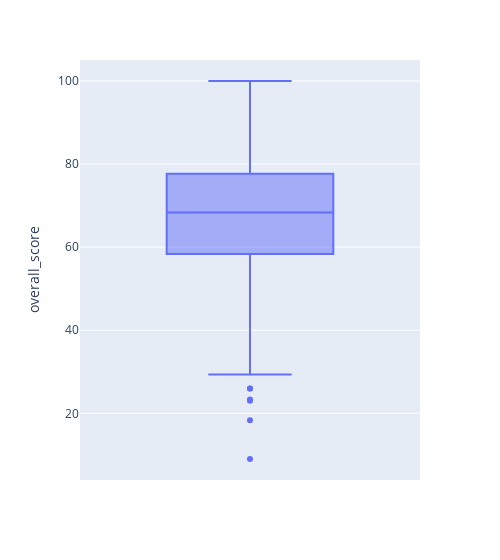

Here is the notebook cell this chart was saved with:
### Code cell
df.boxplot()
df.rename(columns={'math score':'math_score', 'reading score':'reading_score', 'writing score':'writing_score' })
g= px.box(df, y='overall_score', width=500)
g.show()

### Figure 1 — Plotly figure (JSON) as saved in the notebook; plotly's stock layout.template omitted (floating-point values rounded to 4 significant figures; data arrays with more than 128 entries replaced by an {"elided": "..."} marker saying what was removed)
{"data": [{"alignmentgroup": "True", "hovertemplate": "overall_score=%{y}<extra></extra>", "legendgroup": "", "marker": {"color": "#636efa"}, "name": "", "notched": false, "offsetgroup": "", "orientation": "v", "showlegend": false, "type": "box", "x0": " ", "xaxis": "x", "y": {"elided": "1000 float values"}, "y0": " ", "yaxis": "y"}], "layout": {"boxmode": "group", "legend": {"tracegroupgap": 0}, "margin": {"t": 60}, "width": 500, "xaxis": {"anchor": "y", "domain": [0, 1]}, "yaxis": {"anchor": "x", "domain": [0, 1], "title": {"text": "overall_score"}}}}
